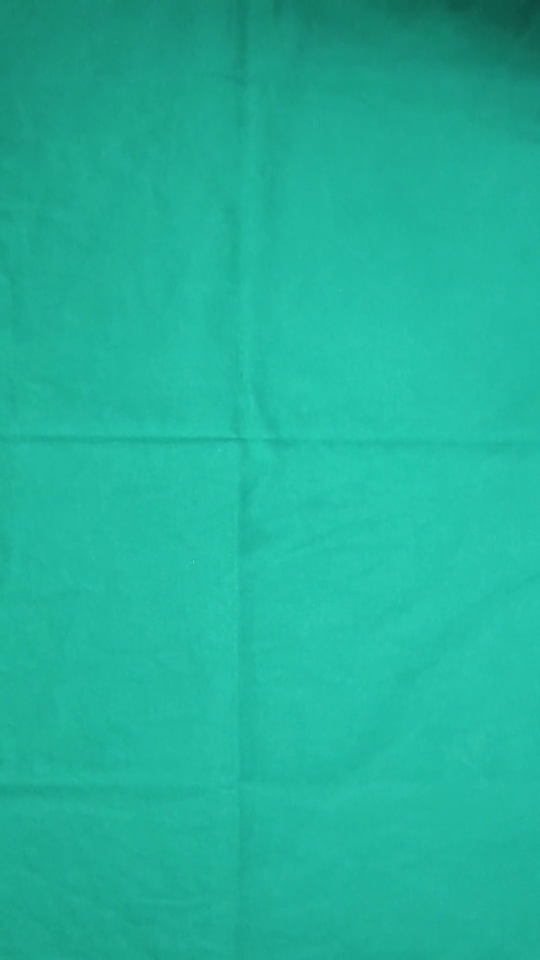
#> input picture frame 17 of video/teste.mp4, 1080 x 1920 px (shown at 1/2 size)
$ python HSVHistogram.py
#> lines starting #> are read from the running program, lines starting #| are printed output that depends on the picture
import cv2
import numpy as np

cap = cv2.VideoCapture(r"video\teste.mp4")
ret, frame = cap.read()
#> frame is the input picture: shape (1920, 1080, 3); mean B, G, R 154.7, 178.9, 33.5
x, y, w, h = 200, 150, 50, 50  # Inicialize a área de rastreamento
track_window = (x, y, w, h)

# Calcular o histograma do ROI (Região de Interesse)
roi = frame[y:y+h, x:x+w]
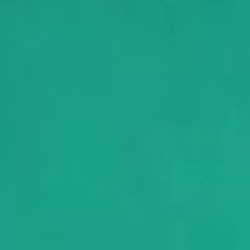
#> roi: shape (50, 50, 3) (shown 5 times larger); mean B, G, R 135.2, 157.8, 27.7
hsv_roi = cv2.cvtColor(roi, cv2.COLOR_BGR2HSV)
#> hsv_roi: shape (50, 50, 3); mean H, S, V 84.9, 210.3, 157.8
roi_hist = cv2.calcHist([hsv_roi], [0], None, [180], [0, 180])
#> roi_hist = 180 values, max 2292 at index 85, min 0 at index 0, mean 13.89
cv2.normalize(roi_hist, roi_hist, 0, 255, cv2.NORM_MINMAX)

# Configuração de critérios para o Camshift
term_crit = (cv2.TERM_CRITERIA_EPS | cv2.TERM_CRITERIA_COUNT, 10, 1)

while cap.isOpened():
    ret, frame = cap.read()
    if not ret:
        break

    hsv = cv2.cvtColor(frame, cv2.COLOR_BGR2HSV)
#> hsv: shape (1920, 1080, 3); mean H, S, V 85, 207.3, 178.8
    dst = cv2.calcBackProject([hsv], [0], roi_hist, [0, 180], 1)
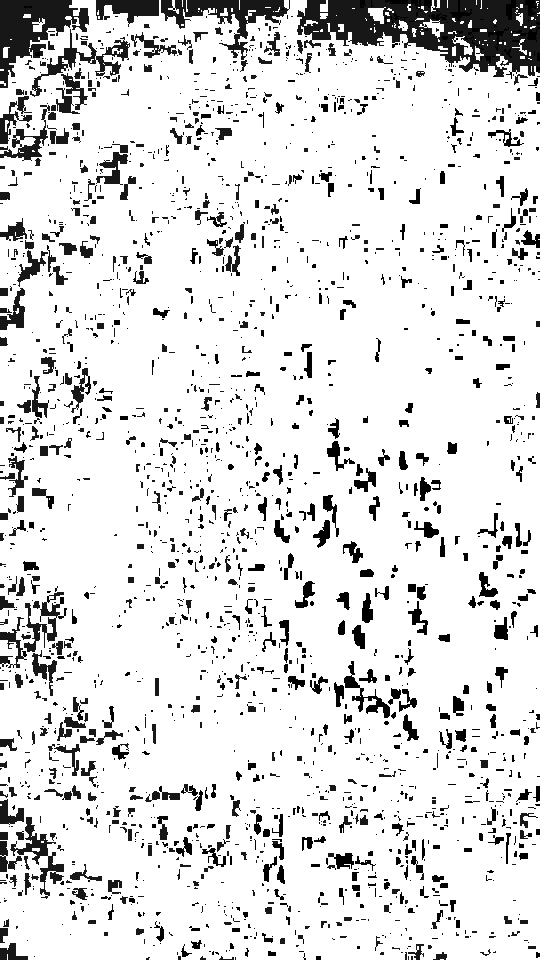
#> dst: shape (1920, 1080) (shown at 1/2 size); min 0, max 255, mean 222.6

    # Aplicar o algoritmo Camshift
    ret, track_window = cv2.CamShift(dst, track_window, term_crit)
#> ret = ((221, 183), (78.56, 80.98), 57.44); track_window = (186, 149, 70, 68)
    pts = cv2.boxPoints(ret)
#> pts = [[165.7, 171.7], [234, 128.1], [276.3, 194.3], [208, 237.9]]
    pts = np.int32(pts)
#> pts = [[165, 171], [233, 128], [276, 194], [208, 237]]
    img2 = cv2.polylines(frame, [pts], True, (0, 255, 0), 2)

    cv2.imshow('Camshift Tracking', img2)

    if cv2.waitKey(130) & 0xFF == ord('q'):
#> (key q is pressed here)
        break

cap.release()
cv2.destroyAllWindows()

$ run again, starting later in the video
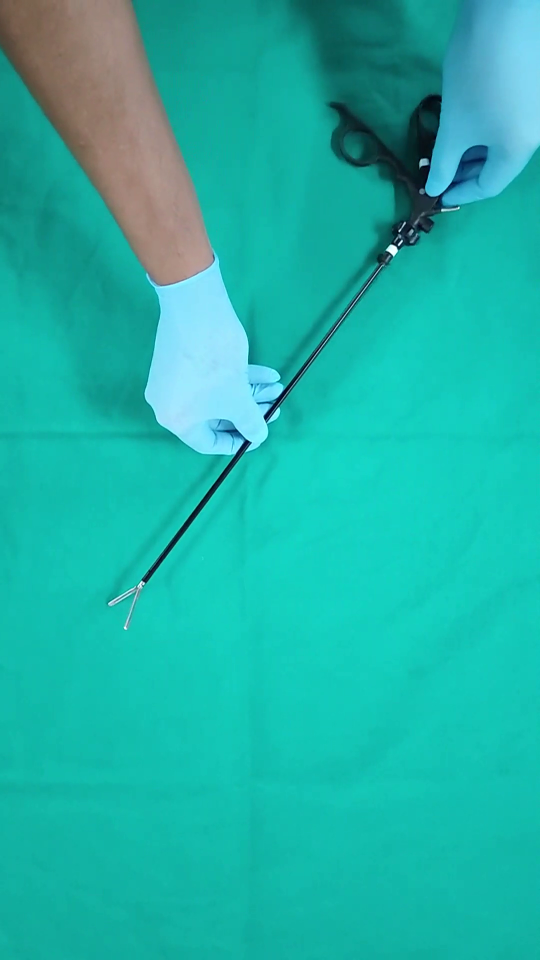
#> input picture frame 77 of video/teste.mp4, 1080 x 1920 px (shown at 1/2 size)
#> frame is the input picture: shape (1920, 1080, 3); mean B, G, R 167.4, 178.9, 31.5
#> `roi = frame[y:y+h, x:x+w]`:
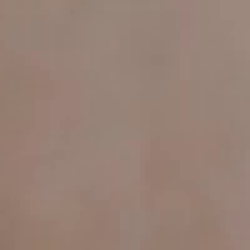
#> roi: shape (50, 50, 3) (shown 5 times larger); mean B, G, R 117.3, 129.1, 151.9
#> hsv_roi: shape (50, 50, 3); mean H, S, V 10.2, 58.2, 151.9
#> roi_hist = 180 values, max 1112 at index 10, min 0 at index 0, mean 13.89
#> hsv: shape (1920, 1080, 3); mean H, S, V 83.7, 213.1, 182.2
#> `dst = cv2.calcBackProject([hsv], [0], roi_hist, [0, 180], 1)`:
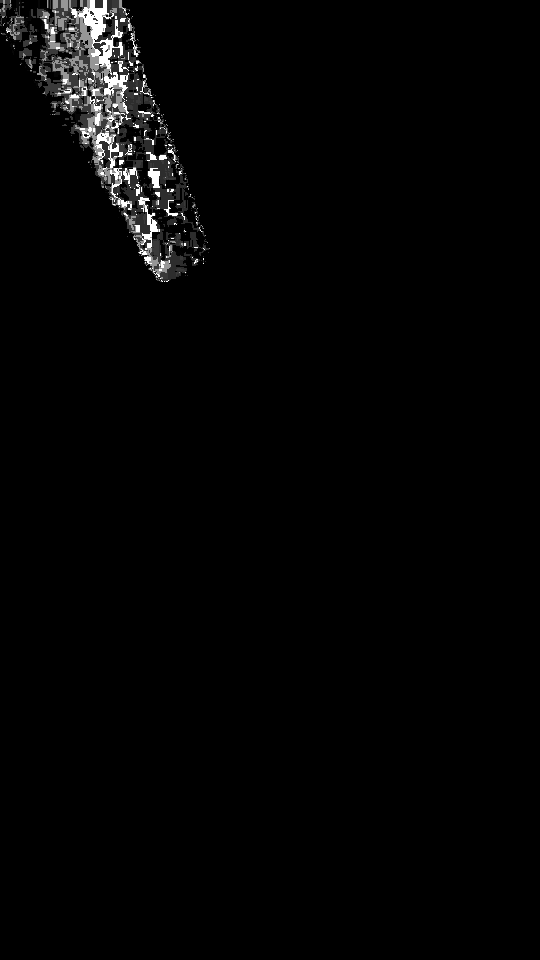
#> dst: shape (1920, 1080) (shown at 1/2 size); min 0, max 255, mean 4.3
#> ret = ((226, 166), (71.23, 75.46), 11.47); track_window = (190, 128, 72, 76)
#> `pts = cv2.boxPoints(ret)`: pts = [[183.6, 195.9], [198.6, 121.9], [268.4, 136.1], [253.4, 210.1]]
#> `pts = np.int32(pts)`: pts = [[183, 195], [198, 121], [268, 136], [253, 210]]

$ run again, starting later in the video
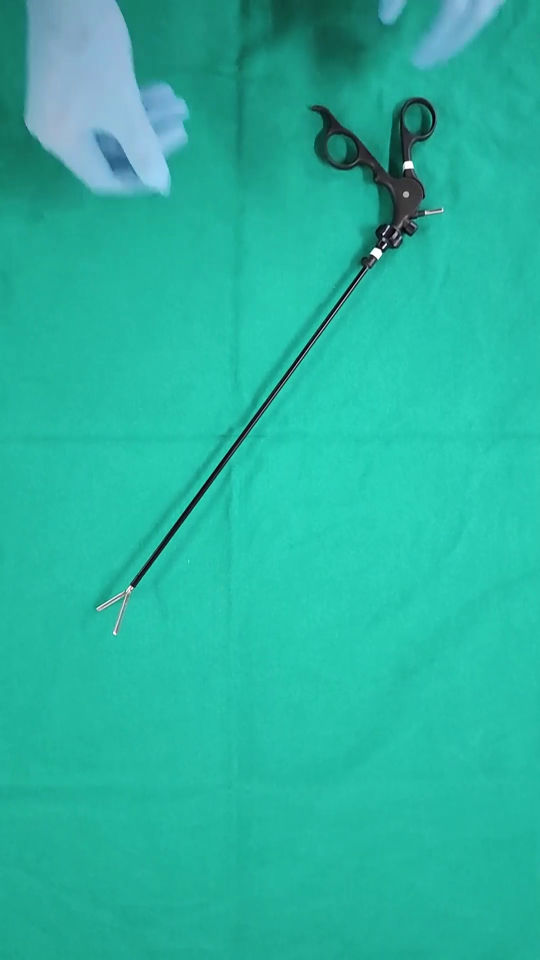
#> input picture frame 137 of video/teste.mp4, 1080 x 1920 px (shown at 1/2 size)
#> frame is the input picture: shape (1920, 1080, 3); mean B, G, R 160.1, 180.6, 39.7
#> hsv_roi: shape (50, 50, 3); mean H, S, V 102.2, 78.1, 214.3
#> roi_hist = 180 values, max 1076 at index 102, min 0 at index 0, mean 13.89
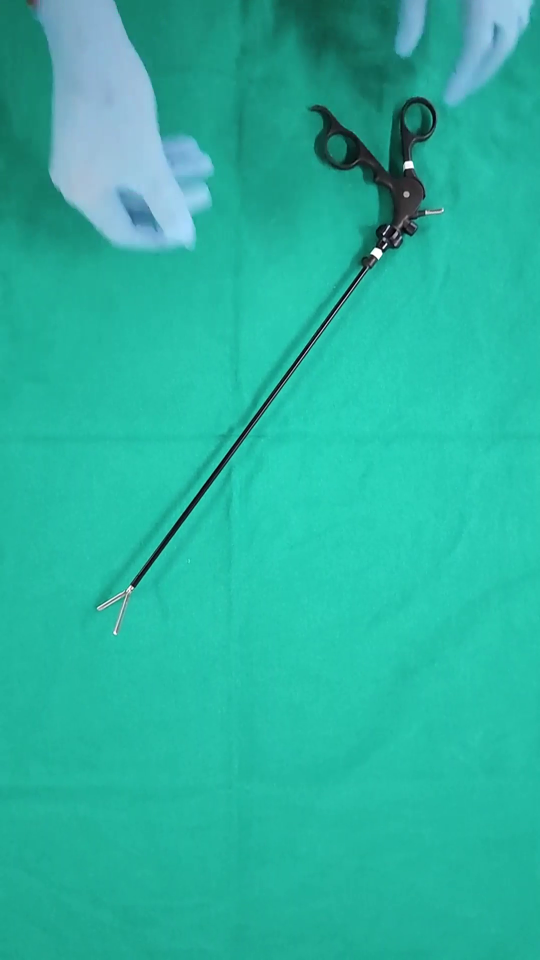
#> input picture frame 138 of video/teste.mp4, 1080 x 1920 px (shown at 1/2 size)
#> frame is the input picture: shape (1920, 1080, 3); mean B, G, R 160.1, 180, 41.1
#> hsv: shape (1920, 1080, 3); mean H, S, V 86.4, 198, 181.7
#> `dst = cv2.calcBackProject([hsv], [0], roi_hist, [0, 180], 1)`:
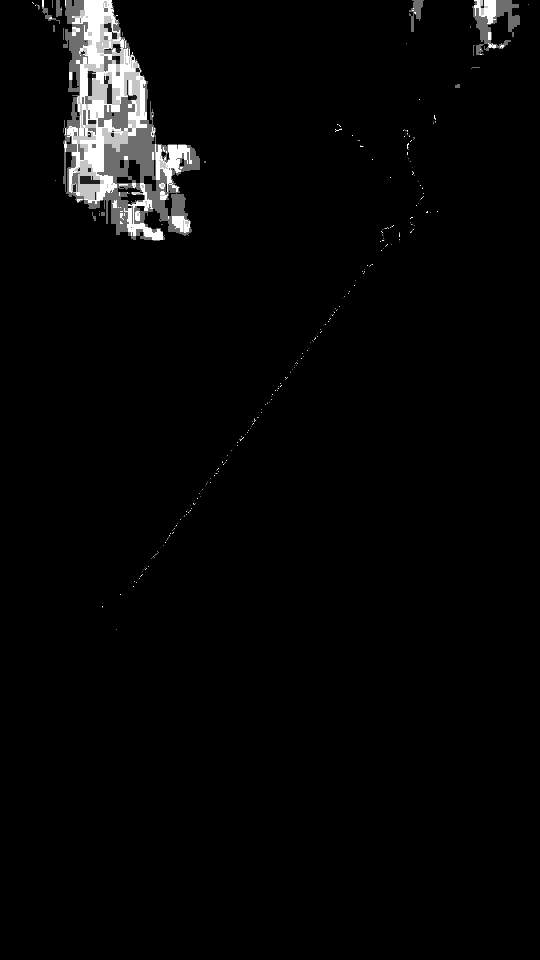
#> dst: shape (1920, 1080) (shown at 1/2 size); min 0, max 255, mean 6.7
#> ret = ((236, 155), (78.71, 80.62), 98.87); track_window = (195, 115, 82, 80)
#> `pts = cv2.boxPoints(ret)`: pts = [[202.2, 109.9], [281.9, 122.3], [269.8, 200.1], [190.1, 187.7]]
#> `pts = np.int32(pts)`: pts = [[202, 109], [281, 122], [269, 200], [190, 187]]
